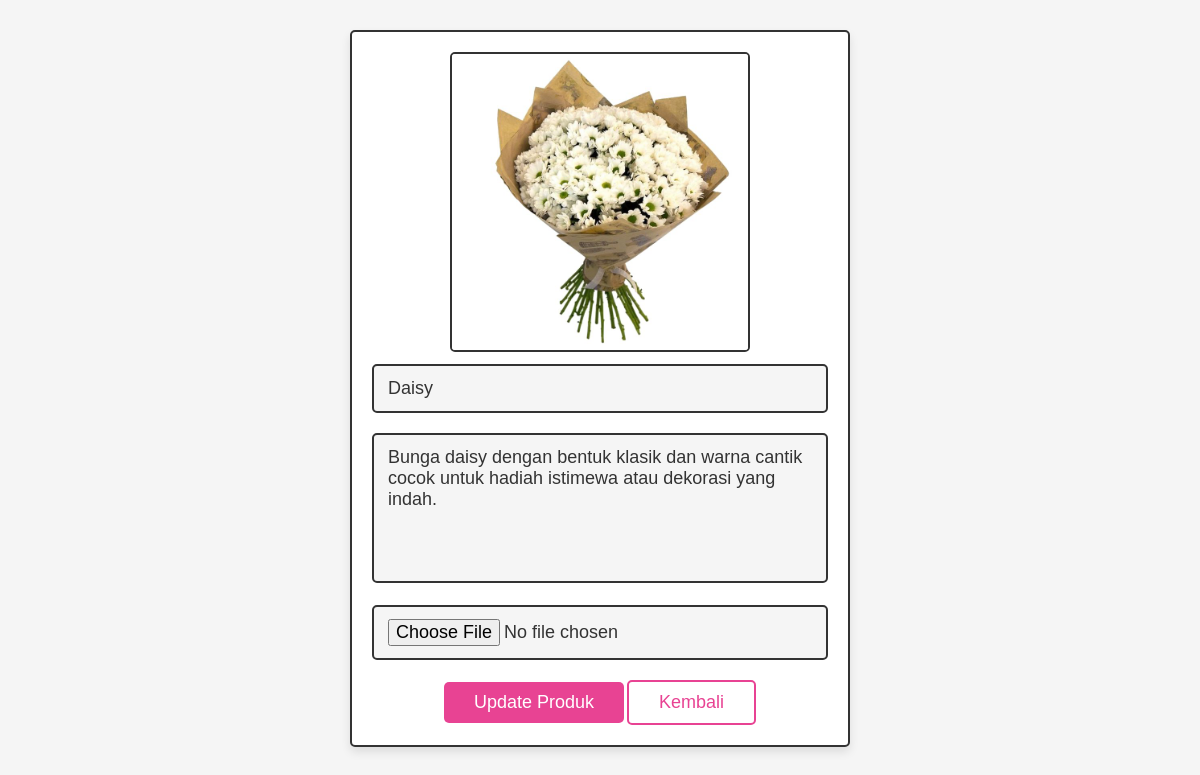
The page /admin_update_product.php?update=1 on the database its author committed.
### tables this page shows
CREATE TABLE `produk` (
  `id` int(100) NOT NULL,
  `bunga` varchar(100) NOT NULL,
  `detail` varchar(500) NOT NULL,
  `gambar` varchar(100) NOT NULL
);

### admin_update_product.php (the view, shortened to what this page needs)
<?php
@include 'koneksi.php';
?>
<!DOCTYPE html>
<html lang="en">
<head>
   <link rel="stylesheet" href="https://cdnjs.cloudflare.com/ajax/libs/font-awesome/6.0.0/css/all.min.css">
   <link rel="stylesheet" href="style.css">
</head>
<body>
<section class="update-product">
<?php
   $update_id = $_GET['update'];
   $select_products = mysqli_query($koneksi, "SELECT * FROM `produk` WHERE id = '$update_id'") or die('query failed');
   if(mysqli_num_rows($select_products) > 0){
      while($fetch_products = mysqli_fetch_assoc($select_products)){
?>
<form action="" method="post" enctype="multipart/form-data">
   <img src="uploaded_img/<?php echo $fetch_products['gambar']; ?>" class="image"  alt="">
   <input type="text" class="box" value="<?php echo $fetch_products['bunga']; ?>" required placeholder="update product name" name="bunga">
   <textarea name="detail" class="box" required placeholder="update product details" cols="30" rows="10"><?php echo $fetch_products['detail']; ?></textarea>
   <input type="file" accept="image/jpg, image/jpeg, image/png" class="box" name="image">
   <input type="submit" value="update produk" name="update_product" href="admin_products.php" class="button">
   <a href="admin_products.php" class="option-button">Kembali</a>
</form>
<?php
      }
   }else{
      echo '<p class="empty">no update product select</p>';
   }
?>
</section>
</body>
</html>

### style.css (style rules this page uses)
:root { --pink:#e84393; --red:#c0392b; --orange:#f39c12; --black:#333; --white:#fff; --light-color:#666; --light-white:#ccc; --light-bg:#f5f5f5; --border:.2rem solid var(--black); --box-shadow:0 .5rem 1rem rgba(0,0,0,.1); }
* { font-family: Verdana, Geneva, Tahoma, sans-serif; margin:0; padding:0; box-sizing: border-box; outline: none; border:none; text-decoration: none; transition:all .2s linear; }
html { font-size: 62.5%; overflow-x: hidden; scroll-behavior: smooth; scroll-padding-top: 6.5rem; width: 100px 70px; }
body { background: var(--light-bg); }
section { padding:3rem 2rem; }
.button, .delete-button, .option-button { display: inline-block; border-radius: .5rem; margin-top: 1rem; cursor: pointer; padding:1rem 3rem; text-transform: capitalize; text-decoration: none; }
.button { background-color: var(--pink); text-decoration: none; font-size: 1.8rem; color:var(--white); }
.option-button { border: 2px solid var(--pink); background-color: white; text-decoration: none; font-size: 1.8rem; color:var(--pink); }
.update-product form { max-width: 50rem; border-radius: .5rem; background-color: var(--white); border:var(--border); padding:2rem; text-align: center; margin:0 auto; box-shadow: var(--box-shadow); }
.update-product form .box { width: 100%; margin:1rem 0; font-size: 1.8rem; color:var(--black); border-radius: .5rem; background-color: var(--light-bg); padding:1.2rem 1.4rem; border:var(--border); }
.update-product form textarea { height: 15rem; resize: none; }
.update-product .image { height: 30rem; border:var(--border); border-radius: .5rem; }

### rows shown on the page
produk: gambar (picture), bunga "Daisy", detail "Bunga daisy dengan bentuk klasik dan warna cantik cocok untuk hadiah istimewa atau dekorasi yang indah."
